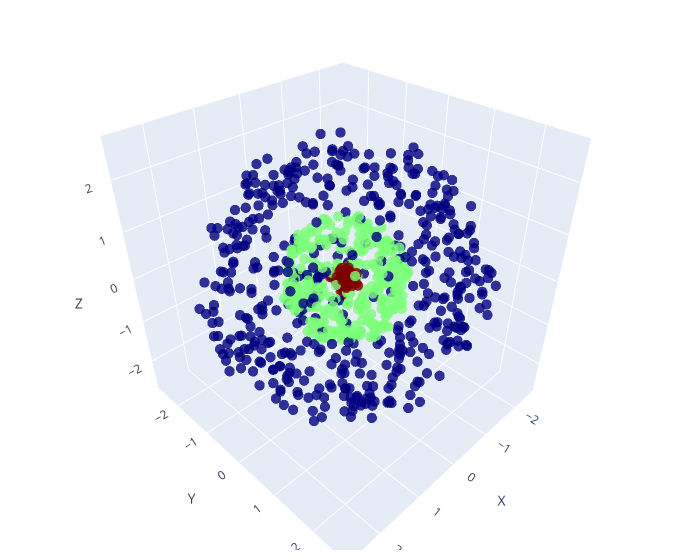

The code cell stored with this chart in its notebook:
### Markdown cell above
Dataset 3.

### Code cell
from sklearn.cluster import DBSCAN
import matplotlib.pyplot as plt
import numpy as np
import pandas as pd
import plotly.graph_objects as go

# Loading the dataset
df3 = pd.read_csv("data/dataset3.csv", header=None)
df3.columns = ["x", "y", "z"]

# Use DBSCAN to do the clustering
clustering = DBSCAN(eps=0.7, min_samples=1).fit(df3)
labels = clustering.labels_

# Map each label to a color; we'll use the jet colormap here, but you can use any colormap you like
unique_labels = np.unique(labels)
colors = plt.cm.jet(np.linspace(0, 1, len(unique_labels)))

# Convert colors to format that plotly understands
colors = ["rgb" + str(tuple((color[:3] * 255).astype(int))) for color in colors]

# Map labels to corresponding color
label_color_map = dict(zip(unique_labels, colors))
label_colors = [label_color_map[label] for label in labels]

# Create a 3D scatter plot
fig = go.Figure(data=[go.Scatter3d(
    x=df3['x'],
    y=df3['y'],
    z=df3['z'],
    mode='markers',
    marker=dict(
        size=6,
        color=label_colors,                
        opacity=0.8
    )
)])

# Set labels
fig.update_layout(scene = dict(
                    xaxis_title='X',
                    yaxis_title='Y',
                    zaxis_title='Z'),
                    width=700,
                    margin=dict(r=20, l=10, b=10, t=10))

fig.show()
Image(filename='newplot1.png')

### Figure 1 — Plotly figure (JSON) as saved in the notebook; plotly's stock layout.template omitted (floating-point values rounded to 4 significant figures; data arrays with more than 128 entries replaced by an {"elided": "..."} marker saying what was removed)
{"data": [{"marker": {"color": {"elided": "900 str values"}, "opacity": 0.8, "size": 6}, "mode": "markers", "type": "scatter3d", "x": {"elided": "900 float values"}, "y": {"elided": "900 float values"}, "z": {"elided": "900 float values"}}], "layout": {"margin": {"b": 10, "l": 10, "r": 20, "t": 10}, "scene": {"xaxis": {"title": {"text": "X"}}, "yaxis": {"title": {"text": "Y"}}, "zaxis": {"title": {"text": "Z"}}}, "width": 700}}
